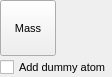
<?xml version="1.0" encoding="UTF-8"?>
<ui version="4.0">
 <class>GeometryCentrePopup</class>
 <widget class="QWidget" name="GeometryCentrePopup">
  <property name="geometry">
   <rect>
    <x>0</x>
    <y>0</y>
    <width>114</width>
    <height>78</height>
   </rect>
  </property>
  <property name="sizePolicy">
   <sizepolicy hsizetype="Minimum" vsizetype="Minimum">
    <horstretch>0</horstretch>
    <verstretch>0</verstretch>
   </sizepolicy>
  </property>
  <property name="baseSize">
   <size>
    <width>56</width>
    <height>56</height>
   </size>
  </property>
  <property name="font">
   <font>
    <pointsize>8</pointsize>
   </font>
  </property>
  <property name="windowTitle">
   <string>Measure Clear Popup</string>
  </property>
  <layout class="QVBoxLayout" name="verticalLayout">
   <property name="spacing">
    <number>2</number>
   </property>
   <property name="sizeConstraint">
    <enum>QLayout::SetFixedSize</enum>
   </property>
   <property name="leftMargin">
    <number>0</number>
   </property>
   <property name="topMargin">
    <number>0</number>
   </property>
   <property name="rightMargin">
    <number>0</number>
   </property>
   <property name="bottomMargin">
    <number>0</number>
   </property>
   <item>
    <widget class="QToolButton" name="MassButton">
     <property name="minimumSize">
      <size>
       <width>56</width>
       <height>56</height>
      </size>
     </property>
     <property name="maximumSize">
      <size>
       <width>56</width>
       <height>56</height>
      </size>
     </property>
     <property name="toolTip">
      <string>Calculate centre of mass of current selection</string>
     </property>
     <property name="text">
      <string>Mass</string>
     </property>
     <property name="icon">
      <iconset resource="icons.qrc">
       <normaloff>:/calculate/icons/calculate_com.svg</normaloff>:/calculate/icons/calculate_com.svg</iconset>
     </property>
     <property name="iconSize">
      <size>
       <width>30</width>
       <height>30</height>
      </size>
     </property>
     <property name="checkable">
      <bool>false</bool>
     </property>
     <property name="autoExclusive">
      <bool>false</bool>
     </property>
     <property name="toolButtonStyle">
      <enum>Qt::ToolButtonTextUnderIcon</enum>
     </property>
     <property name="autoRaise">
      <bool>false</bool>
     </property>
    </widget>
   </item>
   <item>
    <widget class="QCheckBox" name="AddDummyCheck">
     <property name="toolTip">
      <string>Create a dummy atom at the calculated centre</string>
     </property>
     <property name="text">
      <string>Add dummy atom</string>
     </property>
    </widget>
   </item>
  </layout>
 </widget>
 <resources>
  <include location="icons.qrc"/>
 </resources>
 <connections/>
</ui>
